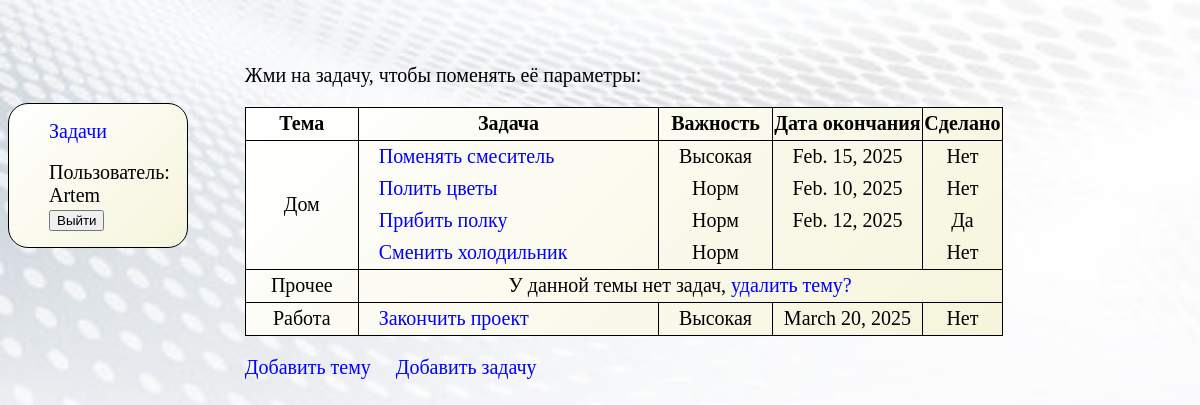
The app's page /App/tasks/ (signed in) with its own data.
### App/models.py (models this page shows, shortened)
class Task_block(models.Model):
    title=models.CharField('Тема', max_length=200)
    user=models.ForeignKey(User, on_delete=models.SET_NULL, null=True, blank=True, verbose_name='Пользователь')
    class Meta:
        ordering=['title']

class Task(models.Model):
    title=models.CharField('Задача', max_length=200)
    date=models.DateField('Дата окончания', blank=True, null=True)
    completed=models.BooleanField('Завершено', default=False)
    block=models.ForeignKey(Task_block, on_delete=models.SET_NULL, null=True, verbose_name='Тема')
    importance_dict={'в': 'Высокая', 'н': 'Норм'}
    importance=models.CharField('Важность', max_length=1, choices=importance_dict, default='н')
    class Meta:
        ordering=['block', 'importance', 'title']

### App/views.py (the view)
# urls.py: path('tasks/', task_list, name='task_list'),
def task_list(request):
    if request.user.is_authenticated:
        blocks=Task_block.objects.filter(user=request.user)
        return render(request, 'task_list.html', {'blocks':blocks})
    else:
        return redirect('login')

### App/templates/task_list.html
{% extends 'Base.html' %}
{% block content %}
    <p>Жми на задачу, чтобы поменять её параметры:</p>
    <table>
        <colgroup>
            <col style="width: 15%; border: 1px solid;">
            <col style="width: 40%; border: 1px solid;">
            <col style="width: 15%; border: 1px solid;">
            <col style="width: 20%; border: 1px solid;">
            <col style="width: 10%; border: 1px solid;">
        </colgroup>
        <tr style="border: solid 1px;">
            <th>Тема</th>
            <th>Задача</th>
            <th>Важность</th>
            <th>Дата окончания</th>
            <th>Сделано</th>
        </tr>
        {% for block in blocks %}
                {% if block.task_set.all %}
                    {% for task in block.task_set.all %}
                    <tr {% if forloop.last %} style="border-bottom: solid 1px;" {% endif %}>
                        {% if forloop.first %}
                        <td rowspan="{{block.task_set.count}}">{{block.title}}</td>
                        {% endif %}
                        <td id="column1"><a href="{% url 'task_update' task.id %}">{{task.title}}</a></td>
                        <td>{{task.get_importance_display}}</a></td>
                        <td>{% if task.date %}
                                {{task.date}}
                            {% endif %}</td>
                        <td>{% if task.completed %}
                                Да
                            {% else %}
                                Нет
                            {% endif %}</td>
                    </tr>
                    {% endfor %}
                {% else %}
                    <tr style="border-bottom: solid 1px;">
                        <td>{{block.title}}</td>
                        <td colspan="4">У данной темы нет задач, <a href="{% url 'task_block_delete' block.id %}">удалить тему?</a></td>
                    </tr>
                {% endif %}
        {% endfor %}
    </table>
    <p><a href="{% url 'task_block_add' %}" style="padding-right: 20px;">Добавить тему</a>
        <a href="{% url 'task_add' %}">Добавить задачу</a></p>
{% endblock %}

### App/templates/Base.html (shortened to what this page needs)
<!DOCTYPE html>
<html>
    <head>
        {% load static %}
        <link rel="stylesheet" href="{% static 'Styles.css' %}">
    </head>
    <body>
        <div class="navi">
        {% block navi %}
            <ul>
                <li><a href="{% url 'task_list' %}">Задачи</a></li>
                <br>
            {% if user.is_authenticated %}
                <li>Пользователь: {{user.get_username}}</li>
                <li><form method="post" action="{% url 'logout' %}">
                    <input type="submit" value="Выйти"></form></li>
            {% else %}
                <li><a href="{% url 'login' %}">Войти</a></li>
            {% endif %}
            </ul>
        {% endblock %}
        </div>
        <div class="content">
        {% block content %}{% endblock %}
        </div>
    </body>
</html>

### App/static/Styles.css (style rules this page uses)
html { background: url(Background.jpg); height: 100%; background-size: cover; }
ul { list-style: none; }
li, p, td, th, a { font-size: 20px; }
a { text-decoration: none; color: blue; }
.navi { background: linear-gradient(135deg, white, beige); float: left; width: 15%; margin-top: 8%; border: solid 1px; border-radius: 20px; }
.content { float: right; width: 80%; padding-top: 3%; }
table { width: 80%; border-collapse: collapse; background: linear-gradient(135deg, white, beige); }
th, td { height: 30px; text-align: center; }
#column1 { text-align: left; padding-left: 20px; }

### records on screen
Task_block: title "Дом"
Task: title "Поменять смеситель", importance "Высокая", date "Feb. 15, 2025", completed "Нет"
Task: title "Полить цветы", importance "Норм", date "Feb. 10, 2025", completed "Нет"
Task: title "Прибить полку", importance "Норм", date "Feb. 12, 2025", completed "Да"
Task: title "Сменить холодильник", importance "Норм", completed "Нет"
Task_block: title "Прочее"
Task_block: title "Работа"
Task: title "Закончить проект", importance "Высокая", date "March 20, 2025", completed "Нет"

### other values on screen
{{ user.get_username }} "Artem"
